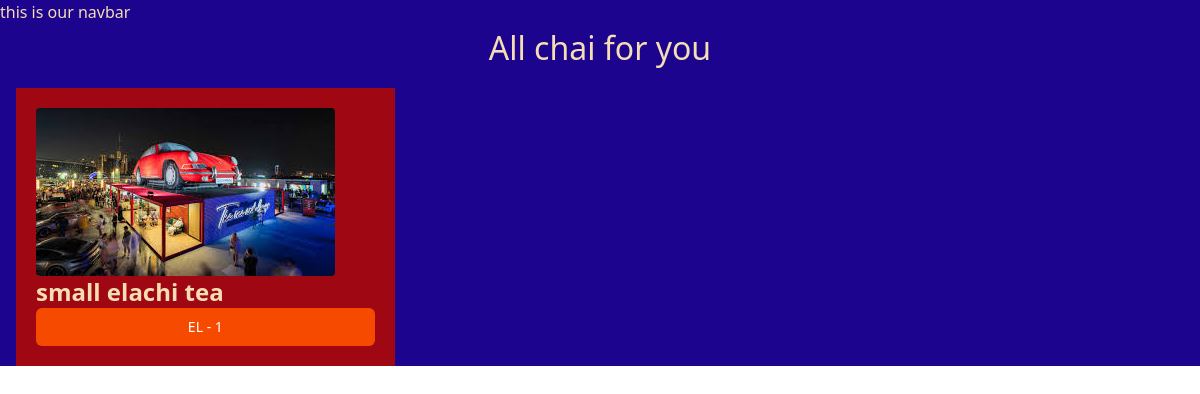
The app's page /chai/, older data.
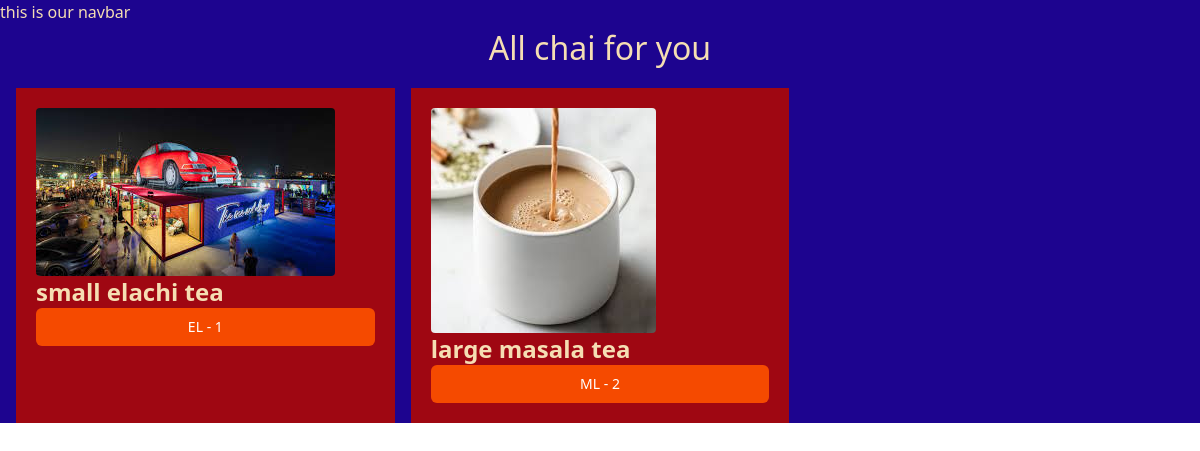
The same page, newer data.
### chai/models.py (models this page shows, shortened)
class chaivarity(models.Model):
    CHAI_TYPE=[
        ('ML','MASALA'),
        ('GR','GINGER'),
        ('KL','KIWI'),
        ('PL','PLAIN'),
        ('EL','ELACHI')
    ]
    name=models.CharField(max_length=100)
    image=models.ImageField(upload_to='chais/')
    date_added=models.DateTimeField(default=timezone.now)
    type=models.CharField(max_length=2,choices=CHAI_TYPE)
    description=models.TextField(default='')

### chai/views.py (the view)
# urls.py: path('',views.all_chai,name='all_chai'),
def all_chai(request):
    chais=chaivarity.objects.all()
    return render(request,'chai/all_chai.html',{'chais':chais})

### chai/templates/chai/all_chai.html (shortened to what this page needs)
{% extends "layout.html" %}
{% block content  %}
<h1> All chai for you </h1>
<div class="grid grid-cols-3 gap-4 m-4 rounded" >
{% for chai in chais  %}
<div class="bg-red-800 p-5">
    <img class='rounded' src=" {{chai.image.url}}" alt="">
    <h3 class="text-2xl font-bold"> {{chai.name}} </h3>
    <a href="{% url 'chai_detail' chai.id %}">
        <button
        type="button"
        class="inline-flex items-center w-[100%] justify-center px-4
        py-2 border border-transparent text-sm font-medium
        rounded-md text-white bg-orange-600 hover:bg-orange-700
        focus:outline-none focus:ring-2 focus:ring-offset-2
        focus:ring-orange-500
        "
        >
        {{chai.type}} - {{chai.id}}
    </button>
</a>
</div>
{% endfor %}
</div>
{% endblock  %}

### template/layout.html (shortened to what this page needs)
{% load static tailwind_tags %}
{% load static %}
<!DOCTYPE html>
<html lang="en">
<head>
    <link rel="stylesheet" href="{% static 'style.css' %}">
     {% tailwind_css %}
</head>
<body>
    <nav> this is our navbar</nav>
    {% block content %}
    {% endblock %}
</body>
</html>

### static/style.css (style rules this page uses)
body { background-color: rgb(29, 4, 143); color:wheat; width: 100%; }
h1 { text-align: center; font-size: 2em; }

Row changes from the older to the newer data that the page shows:
added chaivarity: image (picture), name "large masala tea", type "ML", id "2"
